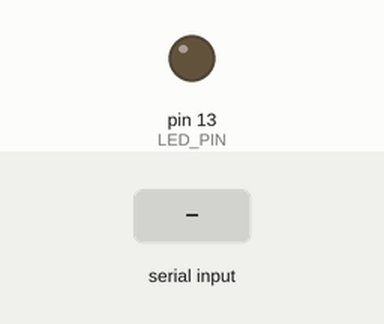
This sketch was run on a simulated Arduino Uno, built with avr-gcc and run on an emulated ATmega328P. On the bench: output pins drawn as LEDs (lit = HIGH). Inputs (shaded band) come from the test bench.

Above: at 1.2 s.
1.3 s: "1" received over Serial
At 2.5 s:
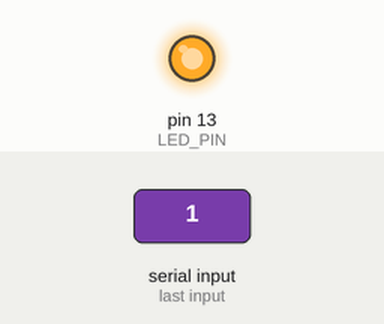
2.8 s: "0" received over Serial
At 3.8 s:
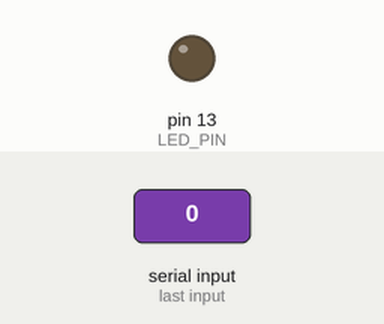
Timing chart, 0 to 5.8 s (numbered marks = the images above; inputs shaded):
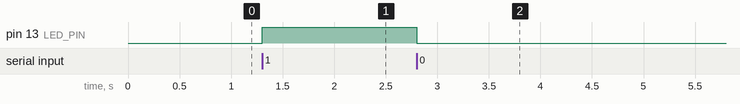

Measured:
- after the input at 1.3 s, pin 13 (LED_PIN): LOW → HIGH at once
- after the input at 2.8 s, pin 13 (LED_PIN): HIGH → LOW at once

The sketch:

blinktest.ino
```cpp
/*
   Arduino code to turn LED on pin 13 ON/OFF based on serial input:
   - '1' => LED ON
   - '0' => LED OFF
*/

const int LED_PIN = 13;

void setup() {
  pinMode(LED_PIN, OUTPUT);
  Serial.begin(9600);  // Must match Python's baud rate
}

void loop() {
  if (Serial.available() > 0) {
    char incomingByte = Serial.read();
    if (incomingByte == '1') {
      digitalWrite(LED_PIN, HIGH); // Turn LED ON
    } else if (incomingByte == '0') {
      digitalWrite(LED_PIN, LOW);  // Turn LED OFF
    }
  }
}
```
